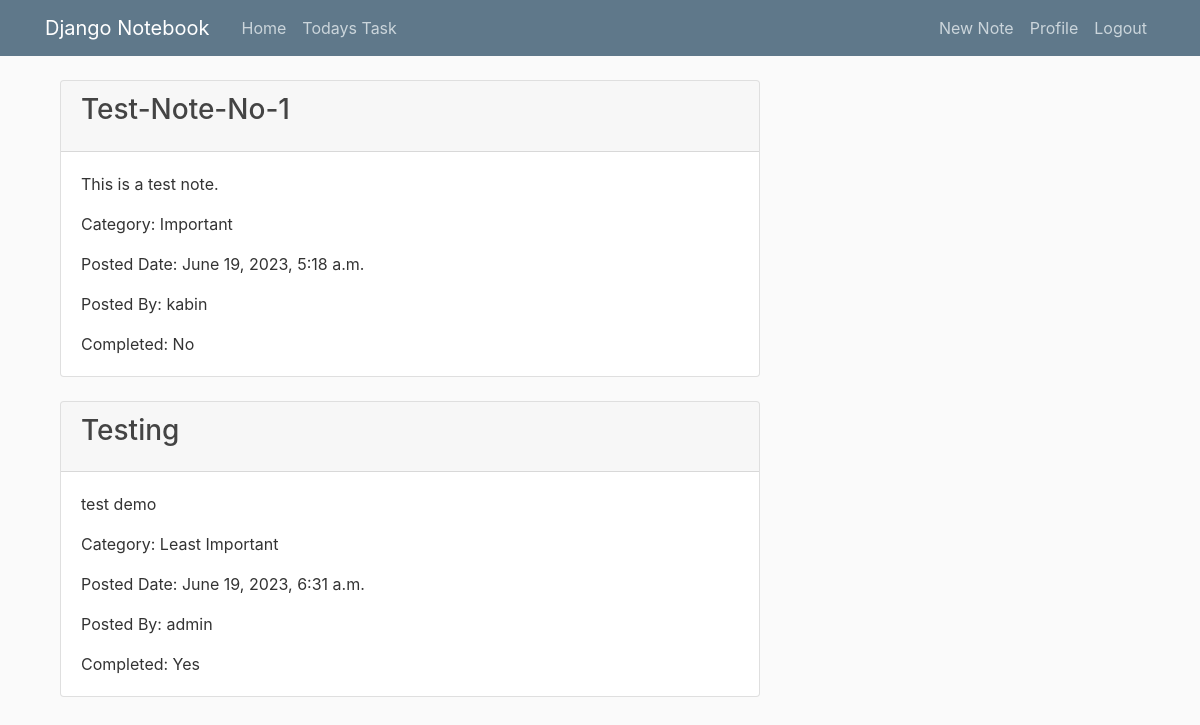
The app's page /ToDo (signed in) with its own data.
### notebook/models.py (models this page shows, shortened)
class ToDoTask(models.Model):
    user = models.ForeignKey(User, on_delete=models.CASCADE)
    note = models.ForeignKey(Note, on_delete=models.CASCADE)
    completed = models.BooleanField(default=False)

class Note(models.Model):
    title = models.title = models.CharField(max_length=100)
    description = models.TextField()
    category = models.CharField(max_length=100, choices=(
        ('Important', 'Important'),
        ('Least Important', 'Least Important')
    ))
    posted_date = models.DateTimeField(default=timezone.now)
    poster = models.ForeignKey(User, on_delete=models.CASCADE)

### notebook/views.py (the view)
# urls.py: path('ToDo', ToDoListView.as_view(), name='todo-list'),
class ToDoListView(ListView):
    model = ToDoTask
    template_name = 'notebook/ToDoTask.html'
    context_object_name = 'tasks'
    ordering = ['user']
    paginate_by = 10
    def get_queryset(self):
        queryset = super().get_queryset()
        queryset = queryset.filter(user=self.request.user)
        return queryset

### notebook/templates/notebook/ToDoTask.html
{% extends "notebook/base.html" %}
{% block content %}
{% for task in tasks %}
<div class="container mb-4">
  <div class="card">
    <div class="card-header">
      <h3 class="card-title">{{ task.note.title }}</h3>
    </div>
    <div class="card-body">
      <p class="card-text">{{ task.note.description }}</p>
      <p class="card-text">Category: {{ task.note.category }}</p>
      <p class="card-text">Posted Date: {{ task.note.posted_date }}</p>
      <p class="card-text">Posted By: {{ task.note.poster }}</p>
      <p class="card-text">Completed: {% if task.completed %}Yes{% else %}No{% endif %}</p>
    </div>
  </div>
</div>
{% endfor %}
{% endblock content %}

### notebook/static/notebook/main.css (style rules this page uses)
body { background: #fafafa; color: #333333; margin-top: 5rem; }
h1, h2, h3, h4, h5, h6 { color: #444444; }

### records on screen
ToDoTask: note "Test-Note-No-1", note.description "This is a test note.", note.category "Important", note.posted_date "June 19, 2023, 5:18 a.m.", note.poster "kabin", completed "No"
ToDoTask: note "Testing", note.description "test demo", note.category "Least Important", note.posted_date "June 19, 2023, 6:31 a.m.", note.poster "admin", completed "Yes"
